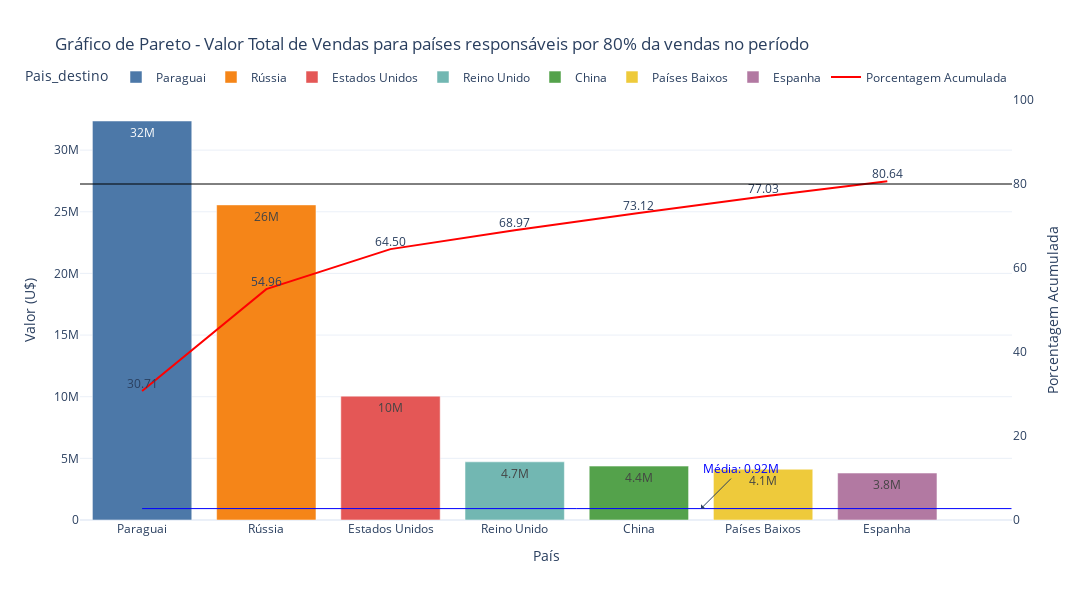

The notebook cell this image was saved under:
### Markdown cell above
## Gráfico de Pareto dados de Exportação

### Code cell
plot_pareto(
    total_exp_pareto_81,
    "Pais_destino",
    "Valor",
    "Pais_destino",
    "Porcentagem_acumulada_valor",
    "Gráfico de Pareto - Valor Total de Vendas para países responsáveis por 80% da vendas no período",
    "País",
    "Valor (U$)",
    total_exp_pareto.Valor.mean()
)

### Figure 1 — Plotly figure (JSON) as saved in the notebook; plotly's stock layout.template omitted (floating-point values rounded to 4 significant figures)
{"data": [{"alignmentgroup": "True", "hovertemplate": "Pais_destino=%{x}<br>Valor=%{y}<extra></extra>", "legendgroup": "Paraguai", "marker": {"color": "#4C78A8", "pattern": {"shape": ""}}, "name": "Paraguai", "offsetgroup": "Paraguai", "orientation": "v", "showlegend": true, "textposition": "auto", "texttemplate": "%{y:.2s}", "type": "bar", "x": ["Paraguai"], "xaxis": "x", "y": [32364257], "yaxis": "y"}, {"alignmentgroup": "True", "hovertemplate": "Pais_destino=%{x}<br>Valor=%{y}<extra></extra>", "legendgroup": "Rússia", "marker": {"color": "#F58518", "pattern": {"shape": ""}}, "name": "Rússia", "offsetgroup": "Rússia", "orientation": "v", "showlegend": true, "textposition": "auto", "texttemplate": "%{y:.2s}", "type": "bar", "x": ["Rússia"], "xaxis": "x", "y": [25559026], "yaxis": "y"}, {"alignmentgroup": "True", "hovertemplate": "Pais_destino=%{x}<br>Valor=%{y}<extra></extra>", "legendgroup": "Estados Unidos", "marker": {"color": "#E45756", "pattern": {"shape": ""}}, "name": "Estados Unidos", "offsetgroup": "Estados Unidos", "orientation": "v", "showlegend": true, "textposition": "auto", "texttemplate": "%{y:.2s}", "type": "bar", "x": ["Estados Unidos"], "xaxis": "x", "y": [10046712], "yaxis": "y"}, {"alignmentgroup": "True", "hovertemplate": "Pais_destino=%{x}<br>Valor=%{y}<extra></extra>", "legendgroup": "Reino Unido", "marker": {"color": "#72B7B2", "pattern": {"shape": ""}}, "name": "Reino Unido", "offsetgroup": "Reino Unido", "orientation": "v", "showlegend": true, "textposition": "auto", "texttemplate": "%{y:.2s}", "type": "bar", "x": ["Reino Unido"], "xaxis": "x", "y": [4717554], "yaxis": "y"}, {"alignmentgroup": "True", "hovertemplate": "Pais_destino=%{x}<br>Valor=%{y}<extra></extra>", "legendgroup": "China", "marker": {"color": "#54A24B", "pattern": {"shape": ""}}, "name": "China", "offsetgroup": "China", "orientation": "v", "showlegend": true, "textposition": "auto", "texttemplate": "%{y:.2s}", "type": "bar", "x": ["China"], "xaxis": "x", "y": [4372268], "yaxis": "y"}, {"alignmentgroup": "True", "hovertemplate": "Pais_destino=%{x}<br>Valor=%{y}<extra></extra>", "legendgroup": "Países Baixos", "marker": {"color": "#EECA3B", "pattern": {"shape": ""}}, "name": "Países Baixos", "offsetgroup": "Países Baixos", "orientation": "v", "showlegend": true, "textposition": "auto", "texttemplate": "%{y:.2s}", "type": "bar", "x": ["Países Baixos"], "xaxis": "x", "y": [4119122], "yaxis": "y"}, {"alignmentgroup": "True", "hovertemplate": "Pais_destino=%{x}<br>Valor=%{y}<extra></extra>", "legendgroup": "Espanha", "marker": {"color": "#B279A2", "pattern": {"shape": ""}}, "name": "Espanha", "offsetgroup": "Espanha", "orientation": "v", "showlegend": true, "textposition": "auto", "texttemplate": "%{y:.2s}", "type": "bar", "x": ["Espanha"], "xaxis": "x", "y": [3808552], "yaxis": "y"}, {"line": {"color": "red"}, "mode": "lines+text", "name": "Porcentagem Acumulada", "text": ["30.71", "54.96", "64.50", "68.97", "73.12", "77.03", "80.64"], "textposition": "top center", "type": "scatter", "x": ["Paraguai", "Rússia", "Estados Unidos", "Reino Unido", "China", "Países Baixos", "Espanha"], "y": [30.71, 54.96, 64.5, 68.97, 73.12, 77.03, 80.64], "yaxis": "y2"}], "layout": {"annotations": [{"arrowhead": 1, "ax": 40, "ay": -40, "font": {"color": "blue"}, "showarrow": true, "text": "Média: 0.92M", "x": 4.5, "xref": "x", "y": 924400.0}], "barmode": "relative", "height": 600, "legend": {"orientation": "h", "title": {"text": "Pais_destino"}, "tracegroupgap": 0, "x": 1, "xanchor": "right", "y": 1.02, "yanchor": "bottom"}, "shapes": [{"line": {"color": "black", "width": 1}, "type": "line", "x0": 0, "x1": 1, "xref": "paper", "y0": 80, "y1": 80, "yref": "y2"}, {"line": {"color": "blue", "width": 1}, "type": "line", "x0": 0, "x1": 7, "y0": 924400.0, "y1": 924400.0}], "title": {"text": "Gráfico de Pareto - Valor Total de Vendas para países responsáveis por 80% da vendas no período"}, "width": 1300, "xaxis": {"anchor": "y", "categoryarray": ["Paraguai", "Rússia", "Estados Unidos", "Reino Unido", "China", "Países Baixos", "Espanha"], "categoryorder": "array", "domain": [0, 1], "title": {"text": "País"}}, "yaxis": {"anchor": "x", "domain": [0, 1], "title": {"text": "Valor (U$)"}}, "yaxis2": {"overlaying": "y", "range": [0, 100], "showgrid": false, "side": "right", "title": {"text": "Porcentagem Acumulada"}}}}
